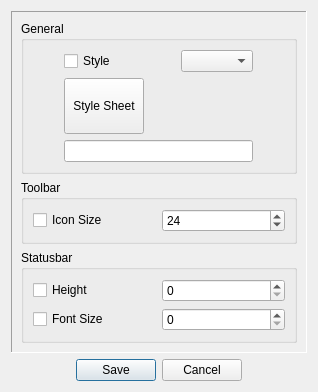
<?xml version="1.0" encoding="UTF-8"?>
<ui version="4.0">
 <class>QG_WidgetOptionsDialog</class>
 <widget class="QDialog" name="QG_WidgetOptionsDialog">
  <property name="geometry">
   <rect>
    <x>0</x>
    <y>0</y>
    <width>318</width>
    <height>392</height>
   </rect>
  </property>
  <property name="windowTitle">
   <string>Widget Options</string>
  </property>
  <layout class="QGridLayout" name="gridLayout_4">
   <item row="0" column="0">
    <widget class="QFrame" name="frame">
     <property name="frameShape">
      <enum>QFrame::Panel</enum>
     </property>
     <property name="frameShadow">
      <enum>QFrame::Sunken</enum>
     </property>
     <property name="lineWidth">
      <number>1</number>
     </property>
     <layout class="QGridLayout" name="gridLayout">
      <item row="1" column="0">
       <widget class="QGroupBox" name="groupBox">
        <property name="sizePolicy">
         <sizepolicy hsizetype="Preferred" vsizetype="Maximum">
          <horstretch>0</horstretch>
          <verstretch>0</verstretch>
         </sizepolicy>
        </property>
        <property name="title">
         <string>Toolbar</string>
        </property>
        <layout class="QGridLayout" name="gridLayout_2">
         <item row="0" column="0">
          <widget class="QCheckBox" name="toolbar_icon_size_checkbox">
           <property name="sizePolicy">
            <sizepolicy hsizetype="Preferred" vsizetype="Fixed">
             <horstretch>0</horstretch>
             <verstretch>0</verstretch>
            </sizepolicy>
           </property>
           <property name="text">
            <string>Icon Size</string>
           </property>
          </widget>
         </item>
         <item row="0" column="1">
          <widget class="QSpinBox" name="toolbar_icon_size_spinbox">
           <property name="sizePolicy">
            <sizepolicy hsizetype="Preferred" vsizetype="Fixed">
             <horstretch>0</horstretch>
             <verstretch>0</verstretch>
            </sizepolicy>
           </property>
           <property name="minimum">
            <number>8</number>
           </property>
           <property name="maximum">
            <number>150</number>
           </property>
           <property name="value">
            <number>24</number>
           </property>
          </widget>
         </item>
        </layout>
       </widget>
      </item>
      <item row="0" column="0">
       <widget class="QGroupBox" name="groupBox_3">
        <property name="title">
         <string>General</string>
        </property>
        <layout class="QGridLayout" name="gridLayout_6">
         <item row="0" column="0">
          <widget class="QCheckBox" name="style_checkbox">
           <property name="sizePolicy">
            <sizepolicy hsizetype="Preferred" vsizetype="Fixed">
             <horstretch>0</horstretch>
             <verstretch>0</verstretch>
            </sizepolicy>
           </property>
           <property name="text">
            <string>Style</string>
           </property>
           <property name="tristate">
            <bool>false</bool>
           </property>
          </widget>
         </item>
         <item row="0" column="1">
          <widget class="QComboBox" name="style_combobox">
           <property name="sizePolicy">
            <sizepolicy hsizetype="Maximum" vsizetype="Fixed">
             <horstretch>0</horstretch>
             <verstretch>0</verstretch>
            </sizepolicy>
           </property>
          </widget>
         </item>
         <item row="1" column="0">
          <widget class="QPushButton" name="stylesheet_button">
           <property name="sizePolicy">
            <sizepolicy hsizetype="Maximum" vsizetype="Preferred">
             <horstretch>0</horstretch>
             <verstretch>0</verstretch>
            </sizepolicy>
           </property>
           <property name="text">
            <string>Style Sheet</string>
           </property>
          </widget>
         </item>
         <item row="2" column="0" colspan="2">
          <widget class="QLineEdit" name="stylesheet_field">
           <property name="sizePolicy">
            <sizepolicy hsizetype="Preferred" vsizetype="Fixed">
             <horstretch>2</horstretch>
             <verstretch>0</verstretch>
            </sizepolicy>
           </property>
          </widget>
         </item>
        </layout>
       </widget>
      </item>
      <item row="2" column="0">
       <widget class="QGroupBox" name="groupBox_2">
        <property name="sizePolicy">
         <sizepolicy hsizetype="Preferred" vsizetype="Maximum">
          <horstretch>0</horstretch>
          <verstretch>0</verstretch>
         </sizepolicy>
        </property>
        <property name="title">
         <string>Statusbar</string>
        </property>
        <layout class="QGridLayout" name="gridLayout_5">
         <item row="0" column="0">
          <widget class="QCheckBox" name="statusbar_height_checkbox">
           <property name="text">
            <string>Height</string>
           </property>
          </widget>
         </item>
         <item row="0" column="1">
          <widget class="QSpinBox" name="statusbar_height_spinbox"/>
         </item>
         <item row="1" column="0">
          <widget class="QCheckBox" name="statusbar_fontsize_checkbox">
           <property name="text">
            <string>Font Size</string>
           </property>
          </widget>
         </item>
         <item row="1" column="1">
          <widget class="QSpinBox" name="statusbar_fontsize_spinbox"/>
         </item>
        </layout>
       </widget>
      </item>
     </layout>
    </widget>
   </item>
   <item row="1" column="0">
    <widget class="QDialogButtonBox" name="buttonBox">
     <property name="standardButtons">
      <set>QDialogButtonBox::Cancel|QDialogButtonBox::Save</set>
     </property>
     <property name="centerButtons">
      <bool>true</bool>
     </property>
    </widget>
   </item>
  </layout>
 </widget>
 <resources/>
 <connections>
  <connection>
   <sender>buttonBox</sender>
   <signal>accepted()</signal>
   <receiver>QG_WidgetOptionsDialog</receiver>
   <slot>accept()</slot>
   <hints>
    <hint type="sourcelabel">
     <x>107</x>
     <y>249</y>
    </hint>
    <hint type="destinationlabel">
     <x>89</x>
     <y>220</y>
    </hint>
   </hints>
  </connection>
  <connection>
   <sender>buttonBox</sender>
   <signal>rejected()</signal>
   <receiver>QG_WidgetOptionsDialog</receiver>
   <slot>reject()</slot>
   <hints>
    <hint type="sourcelabel">
     <x>189</x>
     <y>249</y>
    </hint>
    <hint type="destinationlabel">
     <x>256</x>
     <y>184</y>
    </hint>
   </hints>
  </connection>
 </connections>
</ui>
